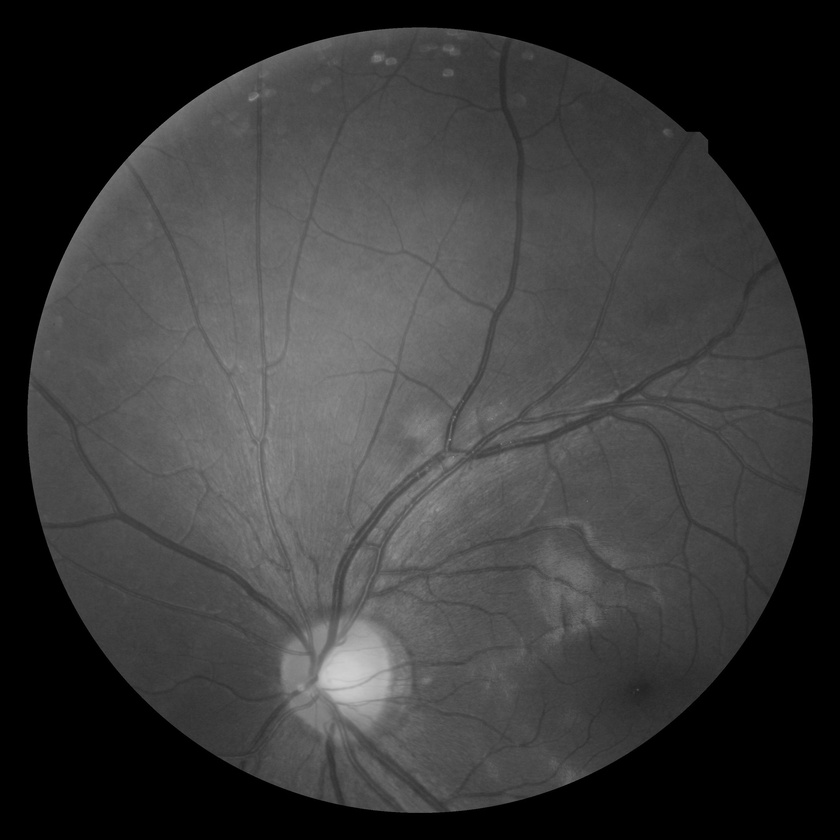
#> input picture Midterm_Exam/Q1/retina.jpg, 840 x 840 px, shrunk from 2912 x 2912 before the run
$ python 'Q1(A,B,C).py'
#> lines starting #> are read from the running program, lines starting #| are printed output that depends on the picture; long printed decimals are rounded
import cv2 as cv
import matplotlib.pyplot as plt
import numpy as np


img_1 = cv.imread("retina.jpg", 0)
#> img_1 is the input picture: shape (840, 840); min 0, max 207, mean 58.1
print(img_1.shape)
#| (840, 840)
print(img_1.dtype)
#| uint8

# A
print("size=", img_1.shape[0] * img_1.shape[1] * 8)
#| size= 5644800

# B
plt.figure()
plt.hist(img_1.ravel(), bins=256)

# C
img_2 = cv.imread("retina_sub.jpg", 0)
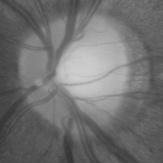
#> input picture Midterm_Exam/Q1/retina_sub.jpg, 163 x 163 px, shrunk from 565 x 565 before the run
#> img_2 is the input picture: shape (163, 163); min 51, max 207, mean 112.8
hist_2 = cv.calcHist([img_2], [0], None, [64], [0, 255])
#> hist_2 = 64 values, max 1911 at index 21, min 0 at index 0, mean 415.1
hist_2 = cv.normalize(hist_2, 0, 255, cv.NORM_MINMAX)
#> hist_2 = 64 values, max 89.84 at index 21, min 0 at index 0, mean 19.52
min = 10000
# loop for comparing histograms
for i in range(0, img_1.shape[0] - img_2.shape[0], 50):
    for j in range(0, img_1.shape[1] - img_2.shape[1], 50):
        d = 0
        cut = img_1[i:i + img_2.shape[1], j:j + img_2.shape[1]]
        hist_1 = cv.calcHist([cut], [0], None, [64], [0, 255])
        hist_1 = cv.normalize(hist_1, 0, 255, cv.NORM_MINMAX)
        for x in range(hist_1.shape[0]):
            if hist_1[x] == 0:
                d = d + 0
            else:
                d = d+ (((hist_1[x] - hist_2[x])**2)/(hist_1[x]))
        if d < min:
            min = d
            m, n = i, j
#> after the loop, m = 600; min = [47.53]; n = 250

print("d=", min)
#| d= [47.529]
cut = img_1[m: m + img_2.shape[1], n:n + img_2.shape[1]]
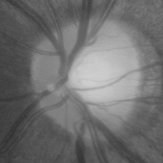
#> cut: shape (163, 163); min 49, max 207, mean 111.5
ax = plt.subplot(2, 2, 1)
ax.set_title('Retina_sub')
ax.imshow(img_2, cmap = 'gray')
ax.axis('off')

ax = plt.subplot(2, 2, 2)
ax.set_title('The most similar')
ax.imshow(cut, cmap = 'gray')
ax.axis('off')

ax = plt.subplot(2, 2, 3)
ax.set_title('Histogram1')
ax.hist(img_2.ravel(), bins=256)


ax = plt.subplot(2, 2, 4)
ax.set_title('Histogram2')
ax.hist(cut.ravel(), bins=256)

plt.show()
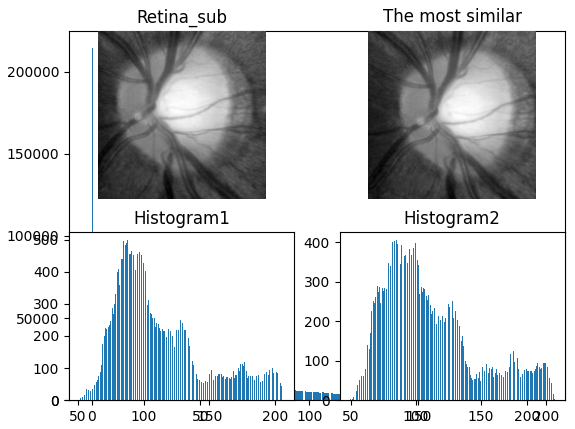
#> figure drawn by matplotlib, 5 panels; panel 1: tallest bar 214294 high, from x = 0 to 0.809; panel 4: tallest bar 498 high, from x = 87.56 to 88.17; panel 5: tallest bar 405 high, from x = 84.8 to 85.41
